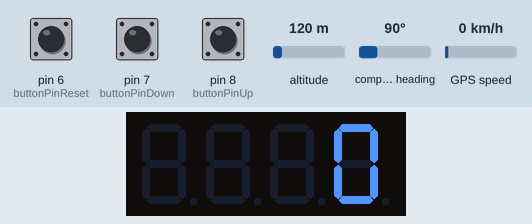
A sketch run on a simulated Arduino Uno, built with avr-gcc and run on an emulated ATmega328P. Shown: 4-digit seven-segment display. Inputs (shaded band) come from the test bench; at power-on: pin 7 (buttonPinDown) LOW, pin 6 (buttonPinReset) LOW, pin 8 (buttonPinUp) LOW, altitude 120 m, compass heading 90°, GPS speed 0 km/h. The GPS gets a fix after 3 s at 37.7749, -122.4194 with 8 satellites; what the sketch prints to the serial monitor is not drawn.

Above: at 5.6 s.
5.7 s: pin 7 (buttonPinDown) pulled HIGH for 0.15 s
At 5.87 s:
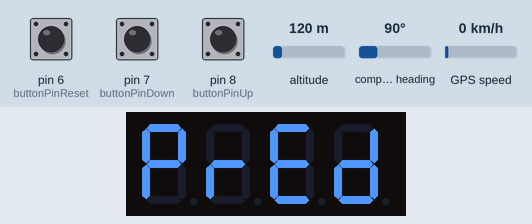
9.0 s: pin 7 (buttonPinDown) pulled HIGH for 3.2 s
At 11.56 s:
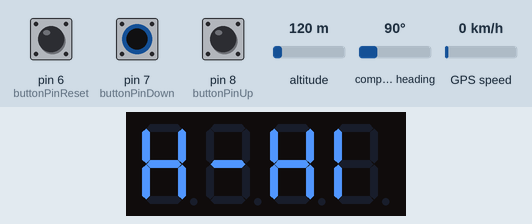
12.8 s: pin 7 (buttonPinDown) pulled HIGH for 3.2 s
At 17.1 s:
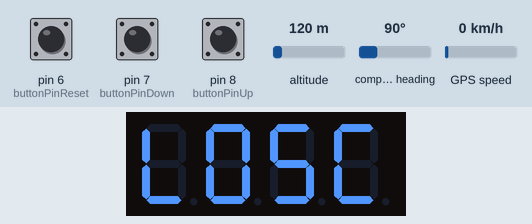
17.5 s: pin 7 (buttonPinDown) pulled HIGH for 1 s
At 17.82 s:
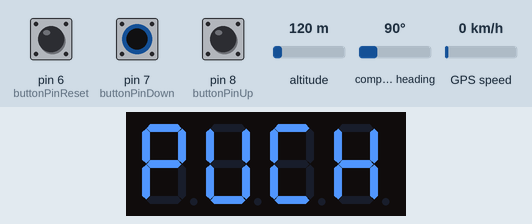
19.1 s: pin 7 (buttonPinDown) pulled HIGH for 3.2 s
At 22.0 s:
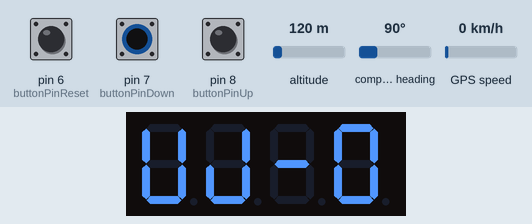

The sketch:

Audi80GPS.ino
```cpp
#include <TinyGPS++.h>
#include <SoftwareSerial.h>
#include <SevenSegmentTM1637.h>
#include <stdlib.h>

/*
   This sample code demonstrates just about every built-in operation of TinyGPS++ (TinyGPSPlus).
   It requires the use of SoftwareSerial, and assumes that you have a
   4800-baud serial GPS device hooked up on pins 4(rx) and 3(tx).
*/
static const int RXPin = 4, TXPin = 3;
static const uint32_t GPSBaud = 9600;


boolean zatrzask = false; // czy klawisz wciaz jest wcisniety

int mode = 0;


/*

0 - predkosc
1 - kierunek jazdy
2 - wspolrzedne
3 - wspolrzedne dokladne
4 - wysokosc
5 - kierunek do domu
6 - odleglosc od domu
7 - odleglosc od UJ
8 - odeleglosc od Pucka
9 - odleglosc od wspolrzednych zapamietanych
10 - kierunek do wspolrzednych zapamietanych
11 - predkosc maksymalna od ostatniego uruchomienia


*/

int max_mode = 11; // ostatnia mozliwa opcja

double LONDON_LAT = 50.669977, LONDON_LON = 16.158397;
double LOCAL_LAT = 50.669977, LOCAL_LON = 16.158397;
double predkosc = 0;
double MAX_SPEED = 0;

const int buttonPinUp = 8;     // the number of the pushbutton pin
const int buttonPinDown = 7;     // the number of the pushbutton pin
const int buttonPinReset = 6;     // the number of the pushbutton pin

int buttonStateUp = 0;
int buttonStateDown = 0;
int buttonStateReset = 0;

char buff[10];  // bufor do wyswietlania

boolean czy_fix = false; //czy jest fix sat

const byte PIN_CLK = 11;   // define CLK pin (any digital pin)
const byte PIN_DIO = 12;   // define DIO pin (any digital pin)
SevenSegmentTM1637    display(PIN_CLK, PIN_DIO);


// The TinyGPS++ object
TinyGPSPlus gps;

// The serial connection to the GPS device
SoftwareSerial ss(RXPin, TXPin);

// For stats that happen every 5 seconds
unsigned long last = 0UL;

void setup()
{

    pinMode(buttonPinUp, INPUT);
    pinMode(buttonPinDown, INPUT);
    pinMode(buttonPinReset, INPUT);


  // Serial.begin(115200);   // z kodu GPS
  Serial.begin(9600);         //  z kodu 7-segment initializes the Serial connection @ 9600 baud
  ss.begin(GPSBaud);


  Serial.println(F("KitchenSink.ino"));
  Serial.println(F("Demonstrating nearly every feature of TinyGPS++"));
  Serial.print(F("Testing TinyGPS++ library v. ")); Serial.println(TinyGPSPlus::libraryVersion());
  Serial.println(F("by Mikal Hart"));
  Serial.println();

  display.begin();            // initializes the display
  display.setBacklight(100);  // set the brightness to 100 %
      display.print("DZIEN DOBRY  =]");

 /*
             delay(1000);
                         display.print("CZEKAM NA GPS");
             delay(1000);
      display.clear();
 */
}

void loop()
{
  buttonStateUp = digitalRead(buttonPinUp);
  buttonStateDown = digitalRead(buttonPinDown);
  buttonStateReset = digitalRead(buttonPinReset);

  /*

  if (zatrzask == false && buttonStateUp == HIGH)
  {
    zatrzask = true;
    if (mode == max_mode) { mode = 0;
    wyswietltryb(mode);
    }
    else
    { mode++;
    wyswietltryb(mode);
    }
  }
  else
  {
  zatrzask = false;
  }

 */

  if (zatrzask == false && buttonStateDown == HIGH)
  {
    zatrzask = true;
    if (mode == 0) { mode = max_mode;
    wyswietltryb(mode);
    }
    else
    { mode--;
    wyswietltryb(mode);
    }
  }
  else
  {
  zatrzask = false;
  }


  // Dispatch incoming characters
  while (ss.available() > 0)
    gps.encode(ss.read());

  if (gps.location.isUpdated())
  {

    czy_fix = true;

    Serial.print(F("LOCATION   Fix Age="));
    Serial.print(gps.location.age());
    Serial.print(F("ms Raw Lat="));
    Serial.print(gps.location.rawLat().negative ? "-" : "+");
    Serial.print(gps.location.rawLat().deg);
    Serial.print("[+");
    Serial.print(gps.location.rawLat().billionths);
    Serial.print(F(" billionths],  Raw Long="));
    Serial.print(gps.location.rawLng().negative ? "-" : "+");
    Serial.print(gps.location.rawLng().deg);
    Serial.print("[+");
    Serial.print(gps.location.rawLng().billionths);
    Serial.print(F(" billionths],  Lat="));
    Serial.print(gps.location.lat(), 6);
    Serial.print(F(" Long="));
    Serial.println(gps.location.lng(), 6);


// quick fix

/*

   if (zatrzask == false && buttonStateReset == HIGH)
  {
    zatrzask = true;
    LOCAL_LAT = gps.location.lat();
    LOCAL_LON = gps.location.lng();
   display.print("WSPOLRZEDNE ZAPAMIETANE");
   delay(1000);
   display.clear();
  }
  else
  {
  zatrzask = false;
  }

  */

        if (mode == 2)
    {
          dtostrf(gps.location.lat(), 4, 1, buff);  //4 is mininum width, 0 is precision
          display.print(buff);
          delay(1000);
          dtostrf(gps.location.lng(), 4, 1, buff);  //4 is mininum width, 0 is precision
          display.print(buff);
          delay(1000);

    }


            if (mode == 3)
    {
          dtostrf(gps.location.lat(), 7, 4, buff);  //4 is mininum width, 0 is precision
          display.print(buff);
          delay(1000);
          dtostrf(gps.location.lng(), 7, 4, buff);  //4 is mininum width, 0 is precision
          display.print(buff);
          delay(1000);

    }


  }

  else if (gps.date.isUpdated())
  {
    Serial.print(F("DATE       Fix Age="));
    Serial.print(gps.date.age());
    Serial.print(F("ms Raw="));
    Serial.print(gps.date.value());
    Serial.print(F(" Year="));
    Serial.print(gps.date.year());
    Serial.print(F(" Month="));
    Serial.print(gps.date.month());
    Serial.print(F(" Day="));
    Serial.println(gps.date.day());
  }

  else if (gps.time.isUpdated())
  {
    Serial.print(F("TIME       Fix Age="));
    Serial.print(gps.time.age());
    Serial.print(F("ms Raw="));
    Serial.print(gps.time.value());
    Serial.print(F(" Hour="));
    Serial.print(gps.time.hour());
    Serial.print(F(" Minute="));
    Serial.print(gps.time.minute());
    Serial.print(F(" Second="));
    Serial.print(gps.time.second());
    Serial.print(F(" Hundredths="));
    Serial.println(gps.time.centisecond());
  }

  else if (gps.speed.isUpdated())
  {
    Serial.print(F("SPEED      Fix Age="));
    Serial.print(gps.speed.age());
    Serial.print(F("ms Raw="));
    Serial.print(gps.speed.value());
    Serial.print(F(" Knots="));
    Serial.print(gps.speed.knots());
    Serial.print(F(" MPH="));
    Serial.print(gps.speed.mph());
    Serial.print(F(" m/s="));
    Serial.print(gps.speed.mps());
    Serial.print(F(" km/h="));
    Serial.println(gps.speed.kmph());

    predkosc = gps.speed.kmph();

    if (predkosc > MAX_SPEED)
    { MAX_SPEED = predkosc; }


    if (mode == 0)
    {
          dtostrf(gps.speed.kmph(), 4, 0, buff);  //4 is mininum width, 0 is precision
          display.print(buff);
    }

        if (mode == 11)
    {
          dtostrf(MAX_SPEED, 4, 0, buff);  //4 is mininum width, 0 is precision
          display.print(buff);
    }


  }

  else if (gps.course.isUpdated())
  {
    Serial.print(F("COURSE     Fix Age="));
    Serial.print(gps.course.age());
    Serial.print(F("ms Raw="));
    Serial.print(gps.course.value());
    Serial.print(F(" Deg="));
    Serial.println(gps.course.deg());


  }

  else if (gps.altitude.isUpdated())
  {
    Serial.print(F("ALTITUDE   Fix Age="));
    Serial.print(gps.altitude.age());
    Serial.print(F("ms Raw="));
    Serial.print(gps.altitude.value());
    Serial.print(F(" Meters="));
    Serial.print(gps.altitude.meters());
    Serial.print(F(" Miles="));
    Serial.print(gps.altitude.miles());
    Serial.print(F(" KM="));
    Serial.print(gps.altitude.kilometers());
    Serial.print(F(" Feet="));
    Serial.println(gps.altitude.feet());


        if (mode == 4)
    {
          dtostrf(gps.altitude.meters(), 4, 0, buff);  //4 is mininum width, 0 is precision
          display.print(buff);
    }


  }

  else if (gps.satellites.isUpdated())
  {
    Serial.print(F("SATELLITES Fix Age="));
    Serial.print(gps.satellites.age());
    Serial.print(F("ms Value="));
    Serial.println(gps.satellites.value());
  }

  else if (gps.hdop.isUpdated())
  {
    Serial.print(F("HDOP       Fix Age="));
    Serial.print(gps.hdop.age());
    Serial.print(F("ms raw="));
    Serial.print(gps.hdop.value());
    Serial.print(F(" hdop="));
    Serial.println(gps.hdop.hdop());
  }

  else if (millis() - last > 5000)
  {
    Serial.println();
    if (gps.location.isValid())
    {
  /*

      6 - odleglosc od domu
7 - odleglosc od UJ
8 - odeleglosc od Pucka


*/


      if (mode == 7) {
      LONDON_LAT = 50.030937;
      LONDON_LON = 19.905913;  // UJ
      }
       else if (mode == 8) {
       LONDON_LAT = 54.722512;
       LONDON_LON = 18.417184; // puck
      }
      else if (mode == 9 || mode == 10)
      {
      LONDON_LAT = LOCAL_LAT;
      LONDON_LON = LOCAL_LON; // temp
      }
      else
      {
      LONDON_LAT = 50.669977;
      LONDON_LON = 16.158397; // rozana
      }

      double distanceToLondon =
        TinyGPSPlus::distanceBetween(
          gps.location.lat(),
          gps.location.lng(),
          LONDON_LAT,
          LONDON_LON);
      double courseToLondon =
        TinyGPSPlus::courseTo(
          gps.location.lat(),
          gps.location.lng(),
          LONDON_LAT,
          LONDON_LON);

      Serial.print(F("LONDON     Distance="));
      Serial.print(distanceToLondon/1000, 6);
      Serial.print(F(" km Course-to="));
      Serial.print(courseToLondon, 6);
      Serial.print(F(" degrees ["));
      Serial.print(TinyGPSPlus::cardinal(courseToLondon));
      Serial.println(F("]"));


         if (mode == 5)
    {
          display.print(TinyGPSPlus::cardinal(courseToLondon));
    }

             if (mode == 9)
    {

          dtostrf(courseToLondon, 4, 0, buff);  //4 is mininum width, 0 is precision
          display.print(buff);
    }


           //if (mode = 6)
           if (mode == 6 || mode == 7 || mode == 8 || mode == 9)
    {
          dtostrf(distanceToLondon/1000, 4, 0, buff);  //4 is mininum width, 0 is precision
          display.print(buff);
    }


    }

    Serial.print(F("DIAGS      Chars="));
    Serial.print(gps.charsProcessed());
    Serial.print(F(" Sentences-with-Fix="));
    Serial.print(gps.sentencesWithFix());
    Serial.print(F(" Failed-checksum="));
    Serial.print(gps.failedChecksum());
    Serial.print(F(" Passed-checksum="));
    Serial.println(gps.passedChecksum());

    if (gps.charsProcessed() < 10)
      Serial.println(F("WARNING: No GPS data.  Check wiring."));


   //   if (!czy_fix) {display.print(gps.passedChecksum()); }


    last = millis();
    Serial.println();
  }
}

/*

0 - predkosc
1 - kierunek jazdy
2 - wspolrzedne
3 - wspolrzedne dokladne
4 - wysokosc
5 - kierunek do domu
6 - odleglosc od domu
7 - odleglosc od UJ
8 - odeleglosc od Pucka
9 - odleglosc od wspolrzednych zapamietanych
10 - kierunek do wspolrzednych zapamietanych
11 - predkosc maksymalna od ostatniego uruchomienia


*/

void wyswietltryb(int mode)
{
  display.clear();
  switch (mode)
  {
    case 0:
      display.print("PREDKOSC");
    break;
    case 1:
      display.print("KIERUNEK JAZDY");
    break;
    case 2:
      display.print("WSPOLRZEDNE ZGRUBNE");
    break;
    case 3:
      display.print("WSPOLRZEDNE DOKLADNE");
    break;
    case 4:
      display.print("WYSOKOSC");
    break;
    case 5:
      display.print("DOM-KIERUNEK");
    break;
    case 6:
      display.print("DOM-ODLEGLOSC");
    break;
        case 7:
      display.print("UJ-ODLEGLOSC");
    break;
        case 8:
      display.print("PUCK-ODLEGLOSC");
    break;
        case 9:
      display.print("X-ODLEGLOSC");
    break;
        case 10:
      display.print("X-KIERUNEK");
    break;
        case 11:
      display.print("PREDKOSC MAKSYMALNA");
    break;
  }
    delay(1000);
    display.clear();
}
```

Measured:
- after the input at 5.7 s, the display: changes at once (image 1)
- after the input at 9.0 s, the display: first differs from a run without the input after 2.4 s (image 2)
- after the input at 12.8 s, the display: first differs from a run without the input after 1.6 s (image 3 shows a later state)
- after the input at 17.5 s, the display: first differs from a run without the input after 0.17 s (image 4)
- after the input at 19.1 s, the display: first differs from a run without the input after 2.8 s (image 5)
